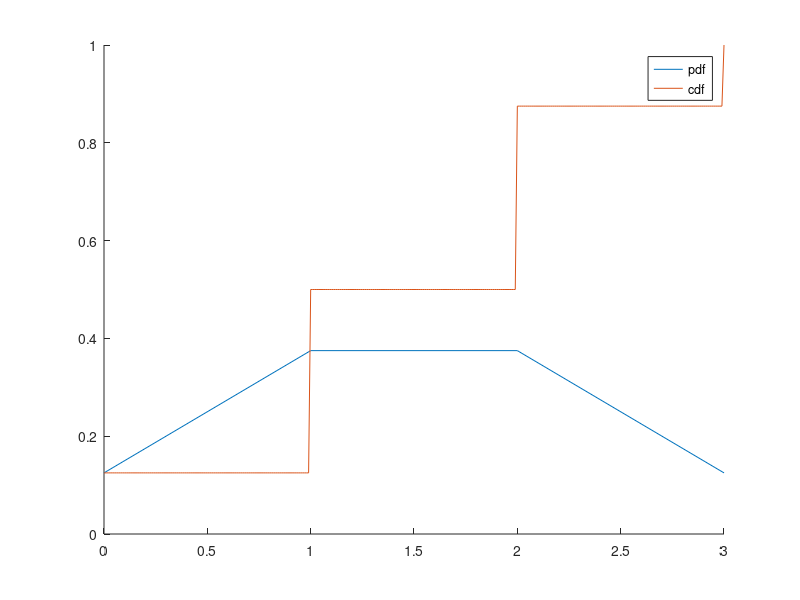

Write MATLAB code to recreate this figure.
%k = 0:0.01:3;
%f = binopdf(k, 3, 1 / 2);
% plot(k, f);

%x = 0:0.01:3;
%plot(x, sin(x));
%binocdf(2, 3, 1 / 2);

%x = 0:0.01:10;
%plot(x, sin(x), x, cos(x));
%or
%hold on;
%plot(x, sin(x));
%plot(x, cos(x));
%hold off;

%a and b
x = 0:0.01:3;
k = 0:3;
pdf = binopdf(k, 3, 1 / 2);
cdf = binocdf(x, 3, 1 / 2);
hold on;
plot(k, pdf);
plot(x, cdf);
legend("pdf", "cdf");
hold off;

%c
fprintf("P(X = 0) is %f\n", binopdf(0, 3, 1 / 2));
fprintf("P(X != 1) is %f\n", binopdf(0, 3, 1 / 2) + binopdf(2, 3, 1 / 2) + binopdf(3, 3, 1 / 2));

%d
fprintf("P(X <= 2) is %f\n", binocdf(2, 3, 1 / 2));
fprintf("P(X < 2) is %f\n", binocdf(1, 3, 1 / 2));

%e
fprintf("P(X >= 1) is %f\n", 1 - binocdf(0, 3, 1 / 2));
fprintf("P(X > 1) is %f\n", 1 - binocdf(1, 3, 1 / 2));

%f
p1 = randi([0, 1]);
p2 = randi([0, 1]);
p3 = randi([0, 1]);
p = (p1 + p2 + p3) / 3;
fprintf("The probability of getting 3 heads is: %f\n", p);